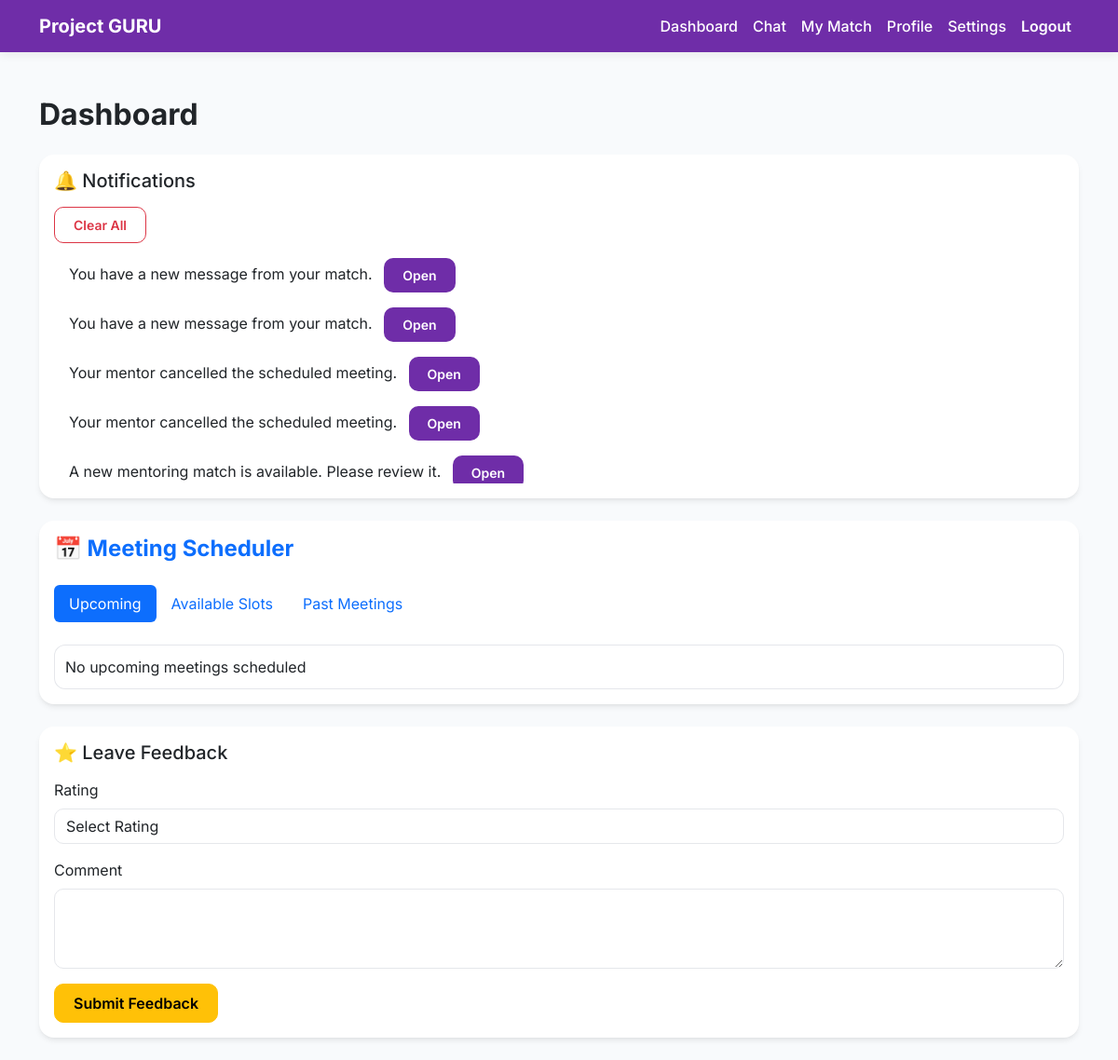
Before: /dashboard (signed in) with the older database file.
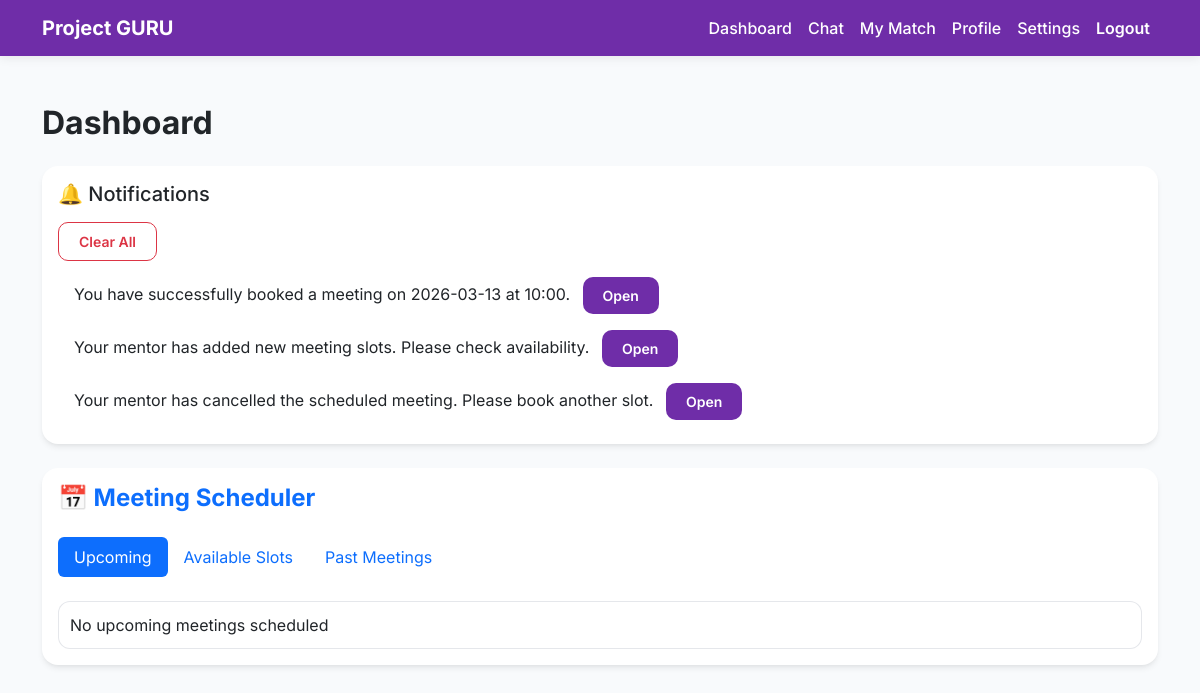
After: the same page with the newer database file.
### tables this page shows
CREATE TABLE notifications (

id INTEGER PRIMARY KEY AUTOINCREMENT,

user_id INTEGER,

message TEXT,

link TEXT,

is_read INTEGER DEFAULT 0,

created_at TIMESTAMP DEFAULT CURRENT_TIMESTAMP

);

### app.py (the view)
@app.route("/dashboard")
def dashboard():
    if "user_id" not in session:
        return redirect("/login")
    conn = get_db()
    user = conn.execute(
        "SELECT * FROM users WHERE id=?",
        (session["user_id"],)
    ).fetchone()
    matches = conn.execute(
        "SELECT * FROM matches WHERE mentor_id=? OR mentee_id=?",
        (session["user_id"], session["user_id"])
    ).fetchall()
    match = None
    for m in matches:
        if m["status"] == "final":
            match = m
    selected_date = request.args.get("filter_date")
    if selected_date == "":
        selected_date = None
    slots = []
    upcoming_meetings = []
    past_meetings = []
    if match:
        if selected_date:
            slots = conn.execute("""
                SELECT *
                FROM meeting_slots
                WHERE match_id=?
                AND date=?
                AND status!='unavailable'
                ORDER BY date, start_time
            """, (match["id"], selected_date)).fetchall()
        else:
            slots = conn.execute("""
                SELECT *
                FROM meeting_slots
                WHERE match_id=?
                AND status!='unavailable'
                ORDER BY date, start_time
            """, (match["id"],)).fetchall()
        now = datetime.now()
        filtered_slots = []
        for slot in slots:
            slot_dt = datetime.strptime(
                f"{slot['date']} {slot['start_time']}",
                "%Y-%m-%d %H:%M"
            )
            if slot["status"] == "available":
                if slot_dt > now:
                    filtered_slots.append(slot)
            elif slot["status"] == "booked":
                if slot_dt > now:
                    upcoming_meetings.append(slot)
                else:
                    past_meetings.append(slot)
            elif slot["status"] in ["completed", "missed"]:
                past_meetings.append(slot)
        slots = filtered_slots
    notifications = conn.execute("""
        SELECT *
        FROM notifications
        WHERE user_id=?
        ORDER BY created_at DESC
    """, (session["user_id"],)).fetchall()
    conn.close()
    return render_template(
        "dashboard.html",
        user=user,
        matches=matches,
        match=match,
        slots=slots,
        upcoming_meetings=upcoming_meetings,
        past_meetings=past_meetings,
        notifications=notifications,
        current_date=date.today(),
        user_id=session["user_id"]
    )

### app.py (called while the page is built)
def get_db():
    conn = sqlite3.connect("database.db", timeout=30)
    conn.row_factory = sqlite3.Row
    return conn

### templates/dashboard.html (shortened to what this page needs)
<!DOCTYPE html>
<html>
<head>
<link href="https://cdn.jsdelivr.net/npm/bootstrap@5.3.2/dist/css/bootstrap.min.css" rel="stylesheet">
<link rel="stylesheet" href="https://cdn.jsdelivr.net/npm/bootstrap-icons@1.11.3/font/bootstrap-icons.css">
</head>
<body>
{% include "navbar.html" %}
<div class="container mt-5">
<h2 class="mb-4 fw-bold">Dashboard</h2>
<div class="card mb-4">
<div class="card-body">
<h5 class="mb-3">🔔 Notifications</h5>
<div class="d-flex justify-content-between align-items-center mb-2">
<a href="/clear_notifications"
class="btn btn-outline-danger btn-sm">
Clear All
</a>
</div>
{% if notifications %}
<ul class="list-group notifications-scroll">
{% for n in notifications %}
<li class="list-group-item d-flex justify-content-between align-items-center border-0">
<div>
{{ n.message }}
{% if n.link %}
<a href="{{ n.link }}" class="btn btn-sm btn-primary ms-2">Open</a>
{% endif %}
</div>
</li>
{% endfor %}
</ul>
{% else %}
<div class="empty-state">
No notifications yet
</div>
{% endif %}
</div>
</div>
<div class="card mb-4">
<div class="card-body">
<h4 class="mb-4 fw-bold text-primary">📅 Meeting Scheduler</h4>
<ul class="nav nav-pills mb-4">
<li class="nav-item">
<a class="nav-link {% if request.args.get('tab','upcoming') == 'upcoming' %}active{% endif %}"
href="/dashboard?tab=upcoming">Upcoming</a>
</li>
<li class="nav-item">
<a class="nav-link {% if request.args.get('tab') == 'available' %}active{% endif %}"
href="/dashboard?tab=available">Available Slots</a>
</li>
<li class="nav-item">
<a class="nav-link {% if request.args.get('tab') == 'past' %}active{% endif %}"
href="/dashboard?tab=past">Past Meetings</a>
</li>
</ul>
{% if request.args.get("tab","upcoming") == "upcoming" %}
<div class="slot-box">
{% for slot in upcoming_meetings %}
<div class="card mb-3 border-0 shadow-sm">
<div class="card-body d-flex justify-content-between align-items-center">
<div>
<h6 class="mb-1 fw-semibold">📅 {{ slot.date }}</h6>
<small class="text-muted">⏰ {{ slot.start_time }} — {{ slot.end_time }}</small>
</div>
<div class="text-end">
{% if slot.status == "booked" %}
<span class="badge rounded-pill bg-success px-3 py-2 shadow-sm">
    <i class="bi bi-check-circle-fill me-1"></i> Booked
</span>
{% elif slot.status == "available" %}
<span class="badge rounded-pill bg-info text-dark px-3 py-2">
    Available
</span>
{% endif %}
<br>
{% if user_id == match.mentee_id %}
<a href="/cancel_booking/{{slot.id}}?tab=upcoming"
class="btn btn-link text-danger btn-sm mt-2">
Cancel
</a>
{% endif %}
{% if user_id == match.mentor_id %}
<a href="/mentor_cancel_meeting/{{slot.id}}?tab=upcoming"
class="btn btn-link text-danger btn-sm mt-2">
Cancel
</a>
{% endif %}
</div>
</div>
</div>
{% else %}
<div class="empty-state">No upcoming meetings scheduled</div>
{% endfor %}
</div>
{% endif %}
</div>
</div>
{% if match and match.status == "final" %}
<div class="card mb-4">
<div class="card-body">
<h5 class="mb-3">⭐ Leave Feedback</h5>
<form method="POST" action="/give_feedback/{{ match.id }}">
<div class="mb-3">
<label class="form-label">Rating</label>
<select name="rating" class="form-control" required>
<option value="">Select Rating</option>
</select>
</div>
<div class="mb-3">
<label class="form-label">Comment</label>
<textarea name="comment" class="form-control" rows="3" required></textarea>
</div>
<button class="btn btn-warning">Submit Feedback</button>
</form>
</div>
</div>
{% endif %}
</div>
</body>
</html>

### templates/navbar.html (shortened to what this page needs)
<link href="https://cdn.jsdelivr.net/npm/bootstrap@5.3.2/dist/css/bootstrap.min.css" rel="stylesheet">
<nav class="navbar navbar-expand-lg navbar-dark">
<div class="container">
<a class="navbar-brand fw-bold" href="/dashboard">
Project GURU
</a>
<div class="collapse navbar-collapse" id="navbarNav">
<ul class="navbar-nav ms-auto">
<li class="nav-item">
<a class="nav-link" href="/dashboard">Dashboard</a>
</li>
<li class="nav-item">
{% if matches is defined and matches and matches|length > 0 %}
    <a class="nav-link" href="/chat/{{ matches[0].id }}">Chat</a>
{% else %}
    <a class="nav-link text-muted" href="#" title="You need a match to use chat">Chat</a>
{% endif %}
</li>
<li class="nav-item">
<a class="nav-link" href="/match">My Match</a>
</li>
<li class="nav-item">
<a class="nav-link" href="/profile">Profile</a>
</li>
<li class="nav-item">
<a class="nav-link" href="/settings">Settings</a>
</li>
<li class="nav-item">
<a class="nav-link text-warning fw-semibold" href="/logout">Logout</a>
</li>
</ul>
</div>
</div>
</nav>

### templates/dashboard.html (style rules this page uses)
body { background:#F8FAFC; font-family: 'Inter', sans-serif; }
.navbar { background:#0F172A; }
.btn-primary { background:#2563EB; border:none; border-radius:10px; }
.card { border:none; border-radius:14px; box-shadow:0 4px 18px rgba(0,0,0,0.06); }
.notifications-scroll { max-height:250px; overflow-y:auto; }
.slot-box { max-height:300px; overflow-y:auto; border-radius:12px; background:white; padding:12px; box-shadow: inset 0 0 0 1px #E5E7EB; }

### templates/navbar.html (style rules this page uses)
:root { --primary-purple:#6f2da8; --accent-purple:#8b5cf6; --bg-body:#f8fafc; }
body { background:var(--bg-body) !important; font-family:'Inter', system-ui, -apple-system, sans-serif !important; }
.navbar { background:var(--primary-purple) !important; box-shadow:0 2px 10px rgba(0,0,0,0.08); }
.navbar .nav-link { color:white !important; font-weight:500; transition:0.2s; }
.card { border:none !important; border-radius:16px !important; box-shadow:0 4px 6px -1px rgba(0,0,0,0.08), 0 2px 4px -2px rgba(0,0,0,0.05) !important; transition:all 0.2s ease; }
.btn { border-radius:10px !important; font-weight:600 !important; padding:8px 20px !important; transition:all 0.2s ease !important; }
.btn-primary { background:var(--primary-purple) !important; border:none !important; }

Changed rows visible on the page:
removed notifications: message "You have a new message from your match."
removed notifications: message "You have a new message from your match."
removed notifications: message "Your mentor cancelled the scheduled meeting."
removed notifications: message "Your mentor cancelled the scheduled meeting."
removed notifications: message "A new mentoring match is available. Please review it."
added notifications: message "You have successfully booked a meeting on 2026-03-13 at 10:00."
added notifications: message "Your mentor has added new meeting slots. Please check availability."
added notifications: message "Your mentor has cancelled the scheduled meeting. Please book another slot."
Other visible differences:
form field rating: "Select Rating" → (not shown)
text no longer shown: "⭐ Leave Feedback Rating Comment Submit Feedback"
